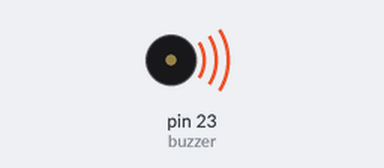
Bench run of a sketch on a simulated Arduino Mega 2560, built with avr-gcc and run on an emulated ATmega2560. On the bench: buzzer (waves = sounding, pin HIGH).

Above: at 1.0 s.
At 5.5 s:
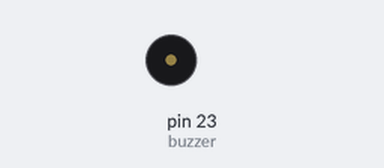
Timing chart, 0 to 6.9 s (numbered marks = the images above):
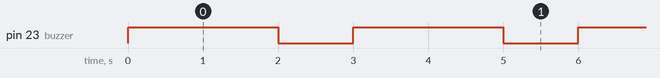

Measured:
- by itself, pin 23 (buzzer): alternates HIGH for 2.0 s and LOW for 1.0 s

The sketch:

BuzzerSolo.ino
```cpp
int buzzer = 23;  // El pin donde conectaste el buzzer

void setup() {
  pinMode(buzzer, OUTPUT);
}

void loop() {
  digitalWrite(buzzer, HIGH);  // Suena
  delay(2000);                 // Suena 1 segundo
  digitalWrite(buzzer, LOW);   // Silencio
  delay(1000);                 // Silencio 1 segundo
}
```
